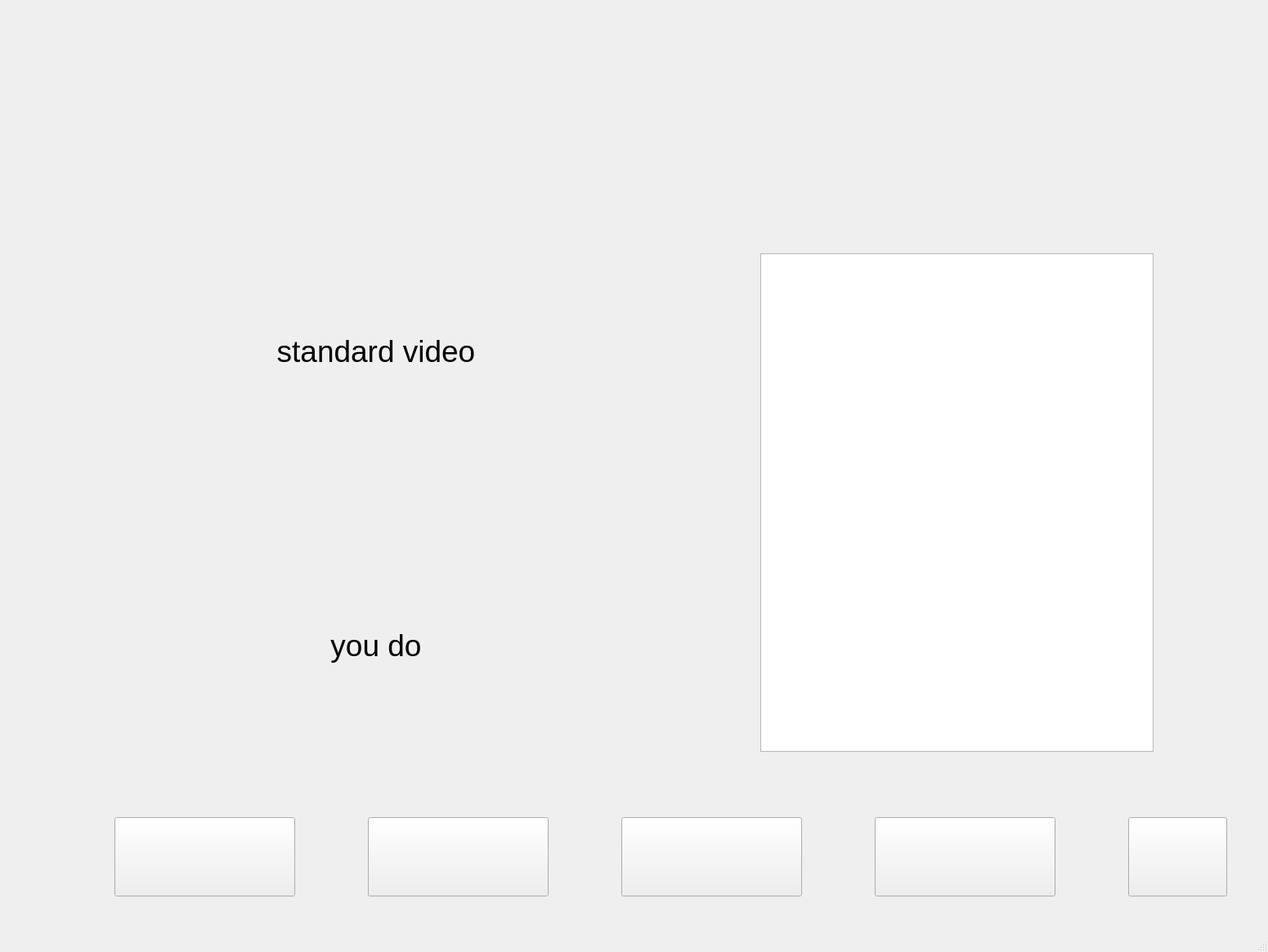
<?xml version="1.0" encoding="UTF-8"?>
<ui version="4.0">
 <class>MainWindow</class>
 <widget class="QMainWindow" name="MainWindow">
  <property name="geometry">
   <rect>
    <x>0</x>
    <y>0</y>
    <width>1551</width>
    <height>1165</height>
   </rect>
  </property>
  <property name="minimumSize">
   <size>
    <width>800</width>
    <height>600</height>
   </size>
  </property>
  <property name="maximumSize">
   <size>
    <width>1920</width>
    <height>1440</height>
   </size>
  </property>
  <property name="windowTitle">
   <string>FitNess Project Display</string>
  </property>
  <property name="styleSheet">
   <string notr="true">background-image: url(:/JSUIdi.png);</string>
  </property>
  <widget class="QWidget" name="centralwidget">
   <widget class="QPushButton" name="pushButton">
    <property name="geometry">
     <rect>
      <x>1380</x>
      <y>1000</y>
      <width>121</width>
      <height>97</height>
     </rect>
    </property>
    <property name="font">
     <font>
      <pointsize>18</pointsize>
     </font>
    </property>
    <property name="styleSheet">
     <string notr="true">background-image: url(:/TC-1.png);</string>
    </property>
   </widget>
   <widget class="QLabel" name="label">
    <property name="geometry">
     <rect>
      <x>460</x>
      <y>80</y>
      <width>681</width>
      <height>131</height>
     </rect>
    </property>
    <property name="font">
     <font>
      <pointsize>34</pointsize>
     </font>
    </property>
    <property name="styleSheet">
     <string notr="true">image: url(:/Biaoti.png);</string>
    </property>
    <property name="text">
     <string/>
    </property>
    <property name="alignment">
     <set>Qt::AlignCenter</set>
    </property>
   </widget>
   <widget class="QPushButton" name="pushButton_2">
    <property name="geometry">
     <rect>
      <x>140</x>
      <y>1000</y>
      <width>221</width>
      <height>97</height>
     </rect>
    </property>
    <property name="font">
     <font>
      <pointsize>18</pointsize>
     </font>
    </property>
    <property name="styleSheet">
     <string notr="true">background-image: url(:/SPCJ-1.png);</string>
    </property>
    <property name="text">
     <string/>
    </property>
   </widget>
   <widget class="QPushButton" name="pushButton_3">
    <property name="geometry">
     <rect>
      <x>450</x>
      <y>1000</y>
      <width>221</width>
      <height>97</height>
     </rect>
    </property>
    <property name="font">
     <font>
      <pointsize>18</pointsize>
     </font>
    </property>
    <property name="styleSheet">
     <string notr="true">background-image: url(:/DZSB-1.png);</string>
    </property>
   </widget>
   <widget class="QTextBrowser" name="textBrowser">
    <property name="geometry">
     <rect>
      <x>930</x>
      <y>310</y>
      <width>481</width>
      <height>610</height>
     </rect>
    </property>
    <property name="font">
     <font>
      <pointsize>16</pointsize>
     </font>
    </property>
   </widget>
   <widget class="QLabel" name="label_2">
    <property name="geometry">
     <rect>
      <x>1270</x>
      <y>10</y>
      <width>251</width>
      <height>111</height>
     </rect>
    </property>
    <property name="font">
     <font>
      <pointsize>18</pointsize>
     </font>
    </property>
    <property name="styleSheet">
     <string notr="true">image: url(:/Logo.png);</string>
    </property>
    <property name="text">
     <string/>
    </property>
    <property name="alignment">
     <set>Qt::AlignCenter</set>
    </property>
   </widget>
   <widget class="QPushButton" name="pushButton_4">
    <property name="geometry">
     <rect>
      <x>760</x>
      <y>1000</y>
      <width>221</width>
      <height>97</height>
     </rect>
    </property>
    <property name="font">
     <font>
      <pointsize>18</pointsize>
     </font>
    </property>
    <property name="styleSheet">
     <string notr="true">background-image: url(:/BZDZ-1.png);</string>
    </property>
   </widget>
   <widget class="QPushButton" name="pushButton_5">
    <property name="geometry">
     <rect>
      <x>1070</x>
      <y>1000</y>
      <width>221</width>
      <height>97</height>
     </rect>
    </property>
    <property name="font">
     <font>
      <pointsize>18</pointsize>
     </font>
    </property>
    <property name="styleSheet">
     <string notr="true">background-image: url(:/CKHF-1.png);</string>
    </property>
   </widget>
   <widget class="QLabel" name="label_3">
    <property name="geometry">
     <rect>
      <x>140</x>
      <y>250</y>
      <width>640</width>
      <height>360</height>
     </rect>
    </property>
    <property name="font">
     <font>
      <pointsize>28</pointsize>
     </font>
    </property>
    <property name="text">
     <string>standard video</string>
    </property>
    <property name="alignment">
     <set>Qt::AlignCenter</set>
    </property>
   </widget>
   <widget class="QLabel" name="label_4">
    <property name="geometry">
     <rect>
      <x>140</x>
      <y>610</y>
      <width>640</width>
      <height>360</height>
     </rect>
    </property>
    <property name="font">
     <font>
      <pointsize>28</pointsize>
     </font>
    </property>
    <property name="focusPolicy">
     <enum>Qt::NoFocus</enum>
    </property>
    <property name="layoutDirection">
     <enum>Qt::LeftToRight</enum>
    </property>
    <property name="text">
     <string>you do</string>
    </property>
    <property name="alignment">
     <set>Qt::AlignCenter</set>
    </property>
   </widget>
   <zorder>label_3</zorder>
   <zorder>textBrowser</zorder>
   <zorder>label_4</zorder>
   <zorder>pushButton_3</zorder>
   <zorder>label</zorder>
   <zorder>label_2</zorder>
   <zorder>pushButton_4</zorder>
   <zorder>pushButton_5</zorder>
   <zorder>pushButton_2</zorder>
   <zorder>pushButton</zorder>
   <zorder>horizontalSpacer</zorder>
  </widget>
  <widget class="QMenuBar" name="menubar">
   <property name="geometry">
    <rect>
     <x>0</x>
     <y>0</y>
     <width>1551</width>
     <height>20</height>
    </rect>
   </property>
  </widget>
  <widget class="QStatusBar" name="statusbar"/>
 </widget>
 <resources>
  <include location="configpic.qrc"/>
 </resources>
 <connections>
  <connection>
   <sender>pushButton</sender>
   <signal>clicked()</signal>
   <receiver>MainWindow</receiver>
   <slot>close()</slot>
   <hints>
    <hint type="sourcelabel">
     <x>1170</x>
     <y>730</y>
    </hint>
    <hint type="destinationlabel">
     <x>610</x>
     <y>346</y>
    </hint>
   </hints>
  </connection>
 </connections>
</ui>
